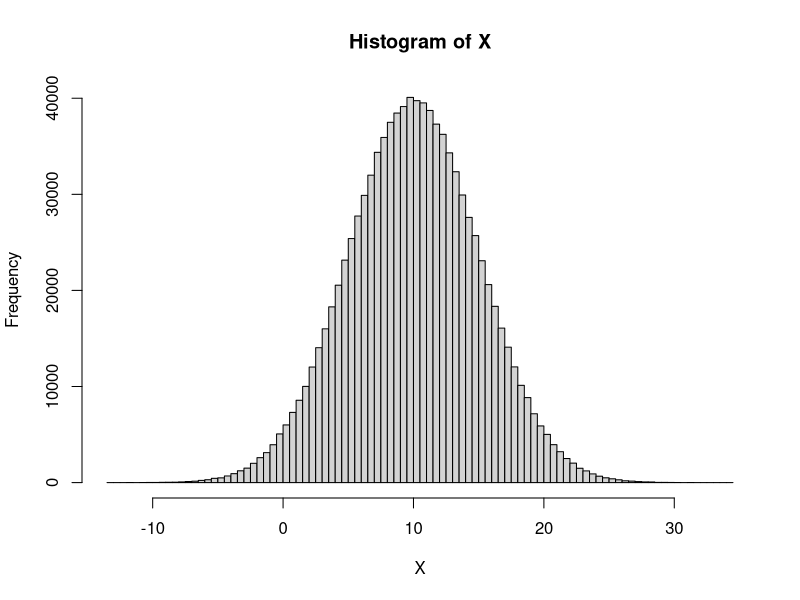
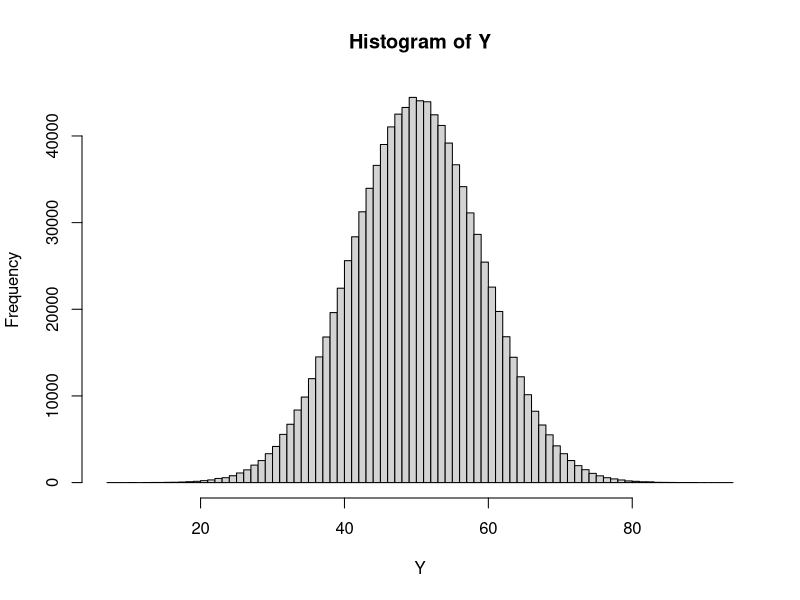
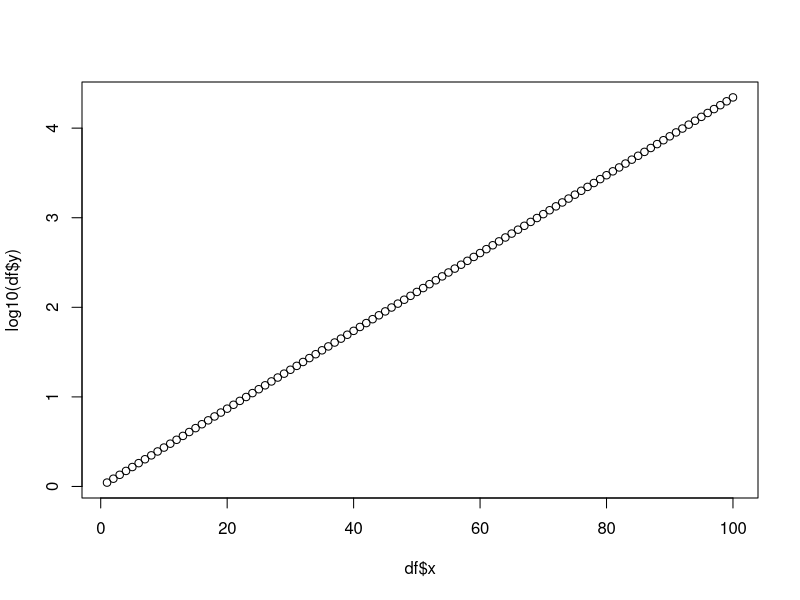
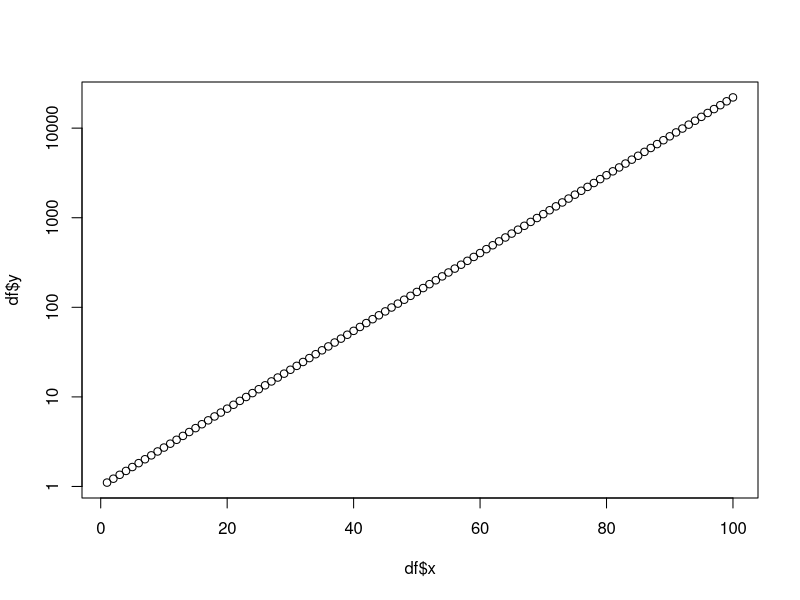
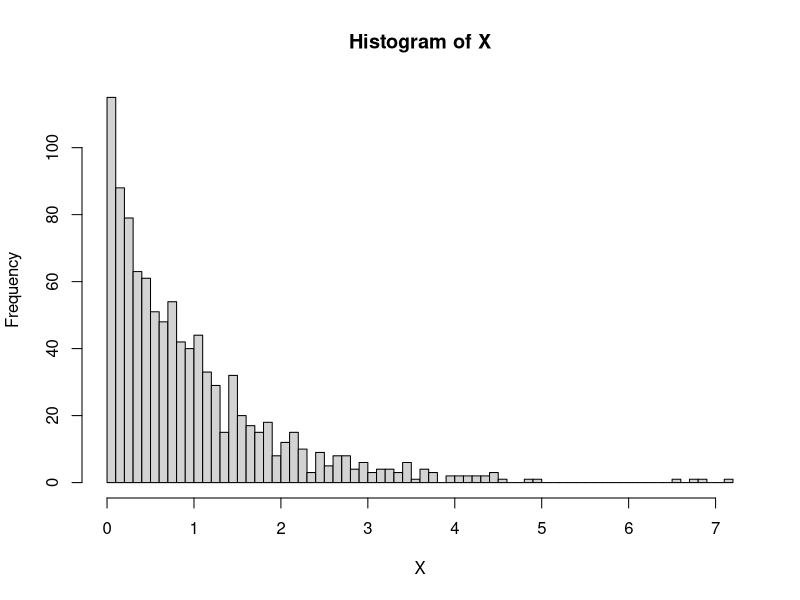
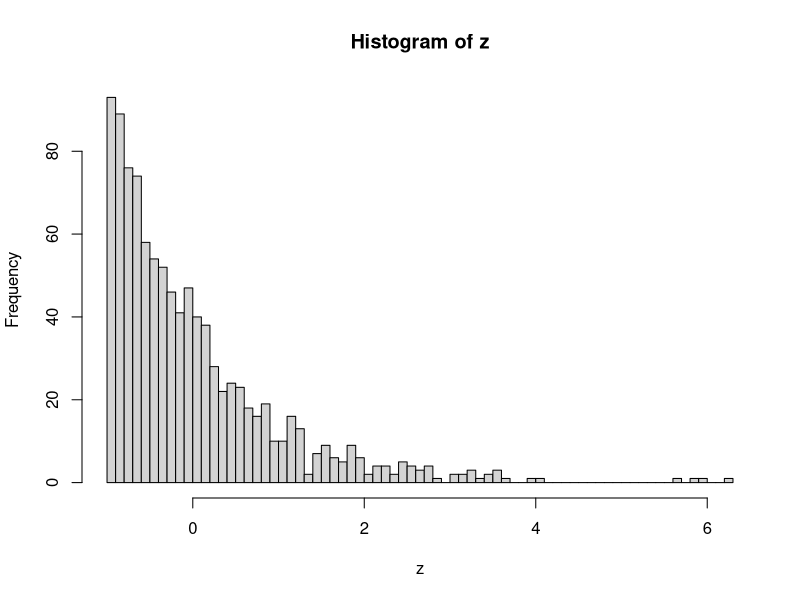
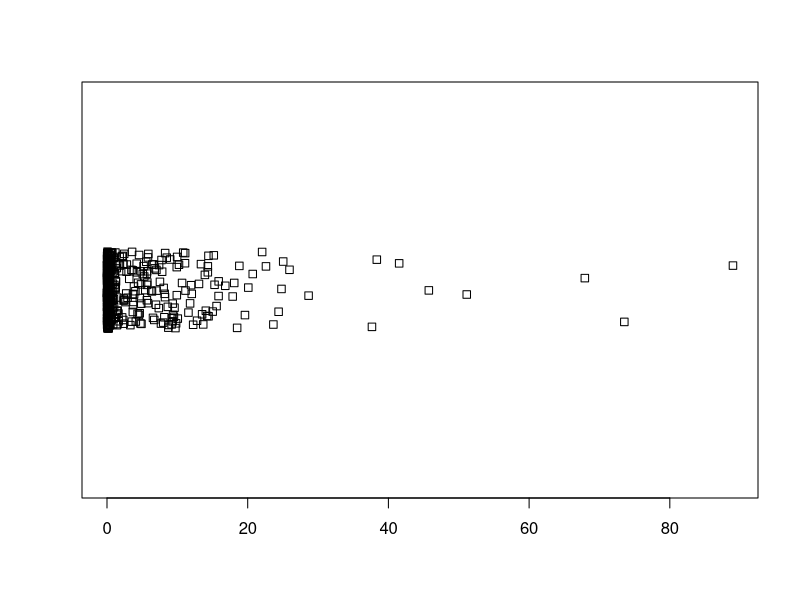
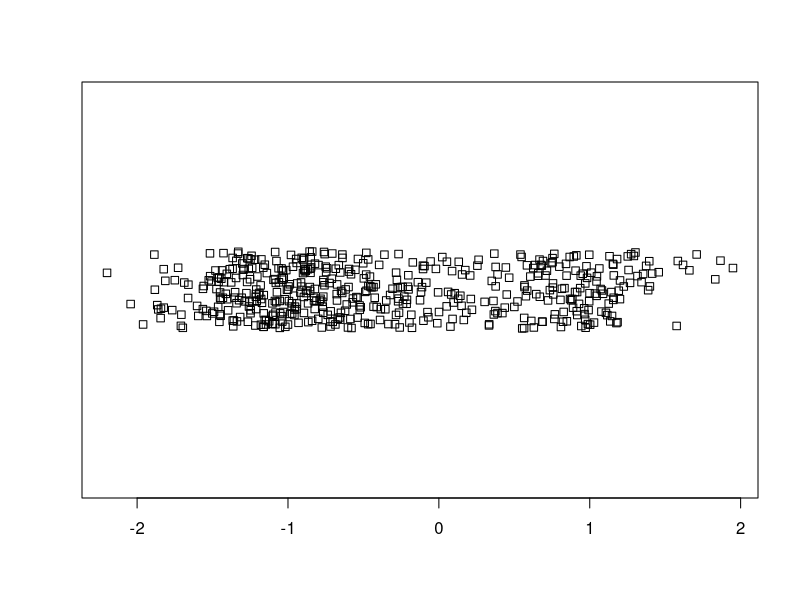

Write the R code that produced these figures, in order.
## Transformation
# x Temp in Celcius, y in Fahrenheit
# y = 1.8 * x + 32
# Mittelwert ist linear
MW_X = 10
a = 1.8
b = 32
MW_y = a * MW_X + b #50

SD_X = 5
SD_Y = abs(a) * SD_X #9

# Simulationsstudie
set.seed(42) 
X = rnorm(1000000,10,5)
mean(X) # 9.94
sd(X)   # 5.03
hist(X,100)
median(X) 

Y = 1.8*X + 32 #Gilt fuer alle Datenpunkte 
hist(Y, 100)
10.004*1.8+32
mean(Y) # 49.89
sd(Y)   #  9.05
sd(X) * 1.8

median(Y) 

xs = 1:100
df = data.frame(x = xs, y = exp(xs/10))
plot(df$x, log10(df$y))
plot(df$x, df$y, log="y")

####### Z-Trafo Form bleibt erhalten (Aufgabe ) ######
X = rexp(1000)
hist(X,100)
sd(X)
z = (X-mean(X))/ sd(X)
z=scale(X)
hist(z,100)

#######. Demo Logarithmus ##########
library(MASS)
summary(Boston$crim) 


stripchart(Boston$crim, method="jitter")
stripchart(log10(Boston$crim), method="jitter") 
stripchart(Boston$crim, method="jitter", log='x') #Not 100% the same due to jitter

hist(Boston$crim)
hist(log(Boston$crim))



X = runif(10000,0,2)
hist(X)
hist(X^2)






